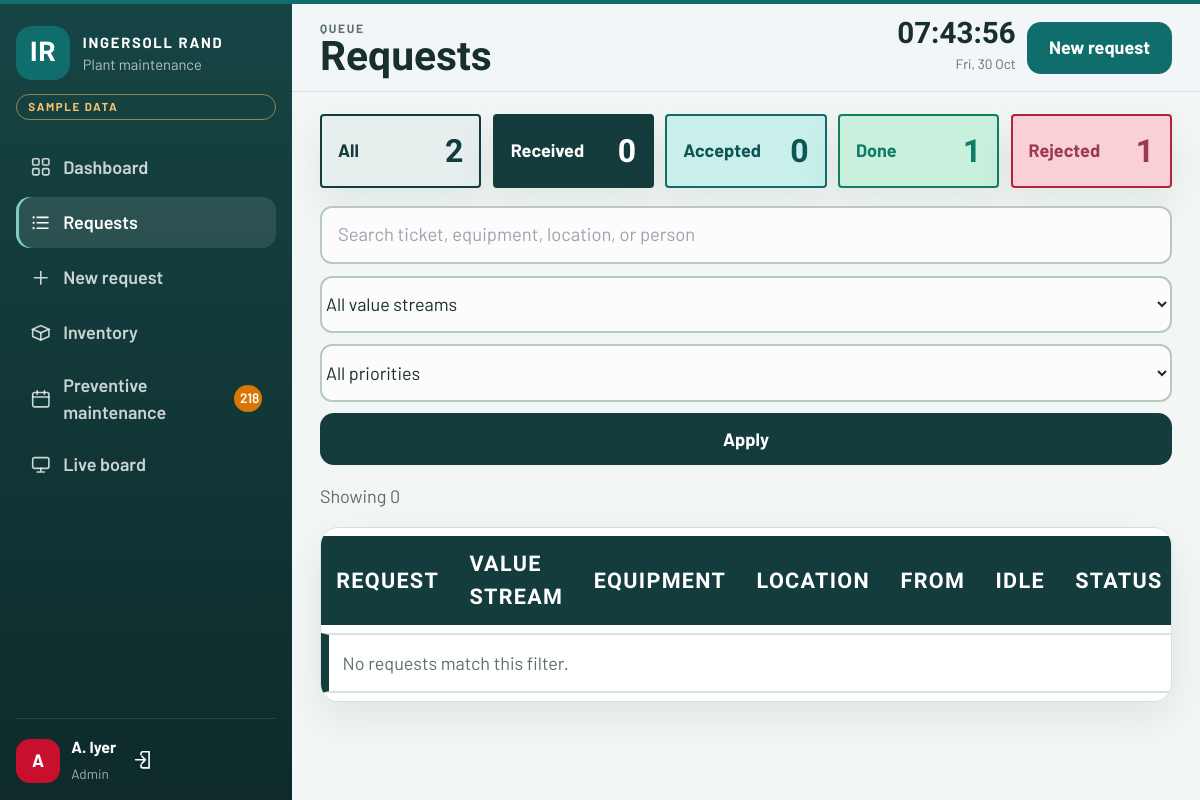
The app's page /requests/?status=pending (signed in) with its own data.
### maintenance/models.py (models this page shows, shortened)
class User(AbstractUser):
    class Role(models.TextChoices):
        SUPERADMIN = 'superadmin', 'Super Admin'
        ADMIN = 'admin', 'Admin'
        EMPLOYEE = 'employee', 'Employee'
    role = models.CharField(max_length=20, choices=Role.choices, default=Role.EMPLOYEE)
    employee_code = models.CharField(max_length=20, unique=True, blank=True)
    department = models.CharField(max_length=80, blank=True)
    phone = models.CharField('Extension', max_length=30, blank=True)
    created_by = models.ForeignKey(
        'self',
        null=True,
        blank=True,
        on_delete=models.SET_NULL,
        related_name='provisioned_users',
    )
    class Meta:
        ordering = ['first_name', 'username']
    @property
    def is_superadmin(self):
        return self.role == self.Role.SUPERADMIN
    @property
    def is_admin_role(self):
        return self.role in {self.Role.SUPERADMIN, self.Role.ADMIN}

### maintenance/views.py (the view, shortened to what this page needs)
# urls.py: path('requests/', views.ticket_list, name='ticket_list'),
@login_required
def ticket_list(request):
    status = request.GET.get('status', 'all')
    if status not in {'all', 'pending', 'attempted', 'completed', 'rejected'}:
        status = 'all'
    q = request.GET.get('q', '').strip()
    priority = request.GET.get('priority', '')
    category_id = request.GET.get('category', '')
    base = _scoped_tickets(request.user)
    counts = {row['status']: row['c'] for row in base.values('status').annotate(c=Count('id'))}
    for key in ('pending', 'attempted', 'completed', 'rejected'):
        counts.setdefault(key, 0)
    counts['all'] = counts['pending'] + counts['attempted'] + counts['completed'] + counts['rejected']
    tickets = base
    if status != 'all':
        tickets = tickets.filter(status=status)
    if priority in dict(Ticket.Priority.choices):
        tickets = tickets.filter(priority=priority)
    if category_id.isdigit():
        tickets = tickets.filter(category_id=int(category_id))
    tickets = tickets.annotate(
        status_order=Case(
            When(status=Ticket.Status.PENDING, then=Value(0)),
            When(status=Ticket.Status.ATTEMPTED, then=Value(1)),
            When(status=Ticket.Status.REJECTED, then=Value(2)),
            When(status=Ticket.Status.COMPLETED, then=Value(3)),
            default=Value(4),
            output_field=IntegerField(),
        )
    ).order_by('status_order', '-created_at')
    return render(request, 'tickets/list.html', {
        'tickets': tickets,
        'counts': counts,
        'status': status,
        'q': q,
        'priority': priority,
        'category_id': category_id,
        'categories': Category.objects.filter(is_active=True),
        'priorities': Ticket.Priority.choices,
        'shown': tickets.count(),
    })

### maintenance/context_processors.py (called while the page is built)
def nav(request):
    user = getattr(request, 'user', None)
    if user is None or not user.is_authenticated:
        return {}
    open_jobs = Ticket.objects.filter(status__in=[Ticket.Status.PENDING, Ticket.Status.ATTEMPTED])
    if user.role == user.Role.EMPLOYEE:
        open_jobs = open_jobs.filter(raised_by=user)
        low_stock = 0
    else:
        low_stock = InventoryItem.objects.filter(
            is_active=True,
            quantity__lte=F('min_quantity'),
        ).count()
    soon = timezone.localdate() + timedelta(days=7)
    pm_due = 0
    if user.is_admin_role:
        pm_due = PreventiveTask.objects.filter(completed_on__isnull=True, plan_date__lte=soon).count()
    return {
        'nav_open_count': open_jobs.count(),
        'nav_low_stock': low_stock,
        'nav_pm_due': pm_due,
    }

### maintenance/views.py (called while the page is built)
def _scoped_tickets(user):
    qs = Ticket.objects.select_related('asset', 'category', 'subcategory', 'raised_by')
    if user.role == User.Role.EMPLOYEE:
        qs = qs.filter(raised_by=user)
    return qs

### templates/tickets/list.html (shortened to what this page needs)
{% extends "base.html" %}
{% block eyebrow %}Queue{% endblock %}
{% block page_title %}Requests{% endblock %}
{% block page_actions %}
  <a class="btn btn-primary" href="{% url 'ticket_create' %}">New request</a>
{% endblock %}
{% block content %}
<nav class="filters filters-5">
  <a class="filter filter-all {% if status == 'all' %}is-on{% endif %}" href="?status=all&q={{ q|urlencode }}&priority={{ priority }}&category={{ category_id }}">All <b>{{ counts.all }}</b></a>
  <a class="filter filter-pending {% if status == 'pending' %}is-on{% endif %}" href="?status=pending&q={{ q|urlencode }}&priority={{ priority }}&category={{ category_id }}">Received <b>{{ counts.pending }}</b></a>
  <a class="filter filter-attempted {% if status == 'attempted' %}is-on{% endif %}" href="?status=attempted&q={{ q|urlencode }}&priority={{ priority }}&category={{ category_id }}">Accepted <b>{{ counts.attempted }}</b></a>
  <a class="filter filter-completed {% if status == 'completed' %}is-on{% endif %}" href="?status=completed&q={{ q|urlencode }}&priority={{ priority }}&category={{ category_id }}">Done <b>{{ counts.completed }}</b></a>
  <a class="filter filter-rejected {% if status == 'rejected' %}is-on{% endif %}" href="?status=rejected&q={{ q|urlencode }}&priority={{ priority }}&category={{ category_id }}">Rejected <b>{{ counts.rejected }}</b></a>
</nav>
<form class="filter-row" method="get">
  <input type="search" name="q" value="{{ q }}" placeholder="Search ticket, equipment, location, or person">
  <select name="category">
    <option value="">All value streams</option>
  </select>
  <select name="priority">
    <option value="">All priorities</option>
  </select>
  <button class="btn btn-dark" type="submit">Apply</button>
</form>
<p class="muted">Showing {{ shown }}</p>
<div class="sheet sheet-plain table-wrap">
  <table class="req-table">
    <thead>
      <tr>
        <th>Request</th>
        <th>Value stream</th>
        <th>Equipment</th>
        <th>Location</th>
        <th>From</th>
        <th>Idle</th>
        <th>Status</th>
      </tr>
    </thead>
    <tbody>
      {% for ticket in tickets %}
      <tr class="status-{{ ticket.status }}">
        <td data-label="Request">
          <b>{{ ticket.ticket_no }}</b>
          <div class="muted">{{ ticket.created_at|date:"d M, H:i" }}</div>
        </td>
        <td class="main-cell" data-label="Value stream"><b>{{ ticket.category.name }}</b></td>
        <td class="main-cell" data-label="Equipment"><b>{{ ticket.subcategory.name }}</b></td>
        <td class="main-cell" data-label="Location"><b>{{ ticket.asset.location }}</b></td>
        <td data-label="From">{{ ticket.raised_by.get_full_name|default:ticket.raised_by.username }}</td>
        <td class="idle-cell" data-label="Idle">{% include "partials/idle_clock.html" %}</td>
        <td data-label="Status"><span class="pill status-{{ ticket.status }}">{{ ticket.get_status_display }}</span></td>
        <td data-label="Action">
          <div class="table-actions">
            {% if user.is_admin_role and ticket.status == 'pending' %}
            <form method="post" action="{% url 'ticket_attempt' ticket.pk %}">
              {% csrf_token %}
              <button class="btn btn-primary btn-sm" type="submit">Accept</button>
            </form>
            <button type="button" class="btn btn-reject btn-sm" data-reject="{% url 'ticket_reject' ticket.pk %}">Reject</button>
            {% endif %}
            <a class="btn btn-ghost btn-sm" href="{% url 'ticket_detail' ticket.pk %}">View</a>
          </div>
        </td>
      </tr>
      {% empty %}
      <tr><td colspan="7" class="empty">No requests match this filter.</td></tr>
      {% endfor %}
    </tbody>
  </table>
</div>
{% endblock %}

### templates/base.html (shortened to what this page needs)
{% load static %}
<!DOCTYPE html>
<html lang="en">
<head>
  <script src="{% static 'vendor/tailwind.js' %}"></script>
  <link rel="stylesheet" href="{% static 'css/app.css' %}">
</head>
<body class="{% block body_class %}{% endblock %}">
  {% block body %}
  <div class="app-shell">
    {% if user.is_authenticated %}
    {% with name=request.resolver_match.url_name %}
    <aside class="sidebar">
      <a class="brand" href="{% url 'home' %}">
        <div class="brand-mark">IR</div>
        <div>
          <strong>INGERSOLL RAND</strong>
          <small>Plant maintenance</small>
        </div>
      </a>
      <div class="sample-chip">Sample data</div>
      <nav class="nav-list">
        <a class="nav-link {% if name == 'home' %}is-active{% endif %}" href="{% url 'home' %}"><svg class="icon"><use href="#i-grid"></use></svg>Dashboard</a>
        <a class="nav-link {% if name == 'ticket_list' or name == 'ticket_detail' %}is-active{% endif %}" href="{% url 'ticket_list' %}"><svg class="icon"><use href="#i-list"></use></svg>Requests</a>
        <a class="nav-link {% if name == 'ticket_create' %}is-active{% endif %}" href="{% url 'ticket_create' %}"><svg class="icon"><use href="#i-plus"></use></svg>New request</a>
        {% if user.is_admin_role %}
        <a class="nav-link " href="{% url 'inventory_list' %}"><svg class="icon"><use href="#i-box"></use></svg>Inventory</a>
        <a class="nav-link " href="{% url 'pm_list' %}"><svg class="icon"><use href="#i-calendar"></use></svg>Preventive maintenance{% if nav_pm_due %}<span class="nav-badge amber">{{ nav_pm_due }}</span>{% endif %}</a>
        <a class="nav-link {% if name == 'tv_board' %}is-active{% endif %}" href="{% url 'tv_board' %}"><svg class="icon"><use href="#i-screen"></use></svg>Live board</a>
        {% endif %}
      </nav>
      <div class="sidebar-user">
        <div class="avatar">{{ user.first_name|first|default:user.username|first }}</div>
        <div>
          <strong>{{ user.get_full_name|default:user.username }}</strong>
          <span>{{ user.get_role_display }}</span>
        </div>
        <form method="post" action="{% url 'logout' %}">
          <button type="submit" aria-label="Sign out"><svg class="icon"><use href="#i-out"></use></svg></button>
        </form>
      </div>
    </aside>
    {% endwith %}
    {% endif %}
    <div class="main-col">
      {% if user.is_authenticated %}
      <header class="topbar">
        <div>
          <p class="eyebrow">{% block eyebrow %}Operations{% endblock %}</p>
          <h1>{% block page_title %}Dashboard{% endblock %}</h1>
        </div>
        <div class="topbar-actions">
          <div class="live-clock" data-clock></div>
          {% block page_actions %}{% endblock %}
        </div>
      </header>
      {% endif %}
      <main class="content">
        {% block content %}{% endblock %}
      </main>
    </div>
  </div>
  {% endblock %}
</body>
</html>

### records on screen
User: first_name|first "A", get_full_name "A. Iyer", role "Admin"

### other values on screen
{{ nav_pm_due }} "218"
{{ counts.all }} "2"
{{ counts.pending }} "0"
{{ counts.attempted }} "0"
{{ counts.completed }} "1"
{{ counts.rejected }} "1"
{{ shown }} "0"
